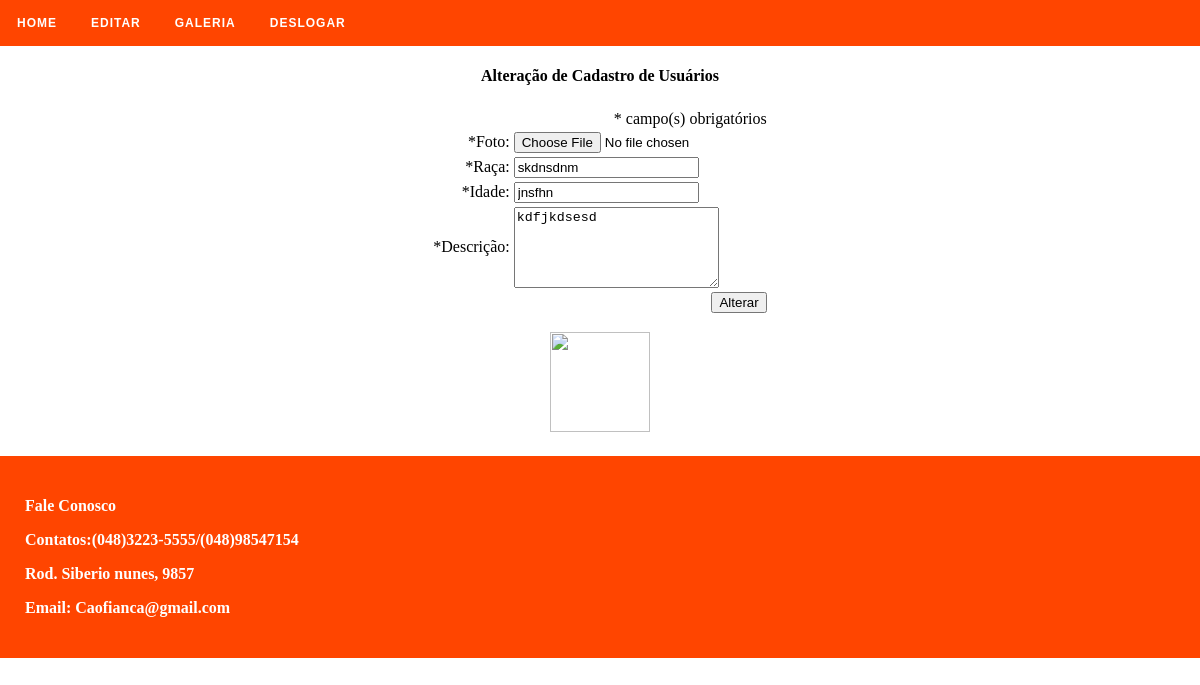
/permissao/admin/adotar_edita.php?id=9 (signed in), run on the app's committed database.
### tables this page shows
CREATE TABLE IF NOT EXISTS `adotar` (
`id_animal` int(11) NOT NULL,
  `raca` varchar(50) NOT NULL,
  `idade` varchar(50) NOT NULL,
  `descricao` varchar(50) DEFAULT NULL
);

### permissao/admin/adotar.class.php (called while the page is built, shortened)
<?php
class Adotar{
	private $conn;
	private $id;
	private $raca;
	private $idade;
	private $descricao;
public function __construct(){
		$this->conn = new Conn;
	}
	function setId($id){
		$this->id = $id;
	}
	function setRaca($raca){
		$this->raca = $raca;
	}
	function setIdade($idade){
		$this->idade = $idade;
	}
	function setDescricao($descricao){
		$this->descricao = $descricao;
	}
	function getId(){
		return $this->id;
	}
	function getRaca(){
		return $this->raca;
	}
	function getIdade(){
		return $this->idade;
	}
	function getDescricao(){
		return $this->descricao;
	}
	public function edita(){
		$query = "SELECT * FROM adotar WHERE id_animal = ".$this->id;
		$sql = $this->conn->query($query);
	}
}
?>

### permissao/admin/conn.class.php (called while the page is built, shortened)
<?php
class Conn{
	public function query($query){
		$sql = mysqli_query($con, $query) or die("<b>Erro ao executar a query:</b> ".$query." -> ".mysql_error());
		return $sql;
	}
}
?>

### permissao/admin/adotar_edita.php (the view, shortened to what this page needs)
<?php
require_once("conn.class.php");
require_once("adotar.class.php");
$id = $_GET['id'];
$adotar = new Adotar;
$adotar->setId($id);
$adotar->edita();
$raca = $adotar->getRaca();
$idade = $adotar->getIdade();
$descricao = $adotar->getDescricao();
$foto = $adotar->getId().".jpg";
?>
<html>
<head>
   <link rel="stylesheet" href="styles.css">
</head>
	<body>
	<div id="geral">
		<div id='menu'>
<ul>
	<li><a href='index.php'>Home</a></li>
	<li class='active'><a href='#'>Editar</a>
	<li><a href='galeria.php'>Galeria</a></li>
	<li><a href='deslogar.php'>Deslogar</a></li>
</ul>
</div>
	<h4 align="center">Alteração de Cadastro de Usuários</h4>
	<form method="POST" action="adotar_altera.php" enctype="multipart/form-data">
		<table align="center">
			<tr>
				<td colspan="2" align="right">* campo(s) obrigatórios</td>
			</tr>
			<tr>
				<td align="right">*Foto:</td>
				<td><input type="file" name="foto"/></td>
			</tr>
			<tr>
				<td align="right">*Raça:</td>
				<td><input type="text" name="raca" value="<?=$raca?>" /></td>
			</tr>
			<tr>
				<td align="right">*Idade:</td>
				<td><input type="text" name="idade" value="<?=$idade?>" /></td>
			</tr>
			<tr>
				<td align="right">*Descrição:</td>
				<td><textarea name="descricao" rows="5" cols="23"><?=$descricao?></textarea></td>
			</tr>
			<tr>
				<td colspan="2" align="right">
					<input type="submit" value="Alterar" />
				</td>
			</tr>
		</table>
		<p align="center">
			<img src="fotos/<?=$foto?>" width="100" />
		</p>
	<div id="rodape">
		<b><p>Fale Conosco</p>
		<p>Contatos:(048)3223-5555/(048)98547154</p>
		<p>Rod. Siberio nunes, 9857</p>
		<p>Email: Caofianca@gmail.com</p></b>
	</div>
	</div>
</body>
</html>

### permissao/admin/styles.css (style rules this page uses)
body { margin:0; border:0; }
#menu, #menu ul, #menu ul li, #menu ul li a, #menu #menu-button { margin: 0; padding: 0; border: 0; list-style: none; line-height: 1; display: block; position: relative; -webkit-box-sizing: border-box; -moz-box-sizing: border-box; box-sizing: border-box; }
#menu:after, #menu > ul:after { content: "."; display: block; clear: both; visibility: hidden; line-height: 0; height: 0; }
#menu { font-family: Montserrat, sans-serif; background: #FF4500; }
#menu > ul > li { float: left; }
#menu > ul > li > a { padding: 17px; font-size: 12px; letter-spacing: 1px; text-decoration: none; color: white; font-weight: 700; text-transform: uppercase; }
#rodape { background-color:#FF4500; padding:25px; text-align:left; color:white; clear:both; margin-top:2%; }
#geral { background-color:white; }

### data on the page
adotar: raca "skdnsdnm", idade "jnsfhn", descricao "kdfjkdsesd"
